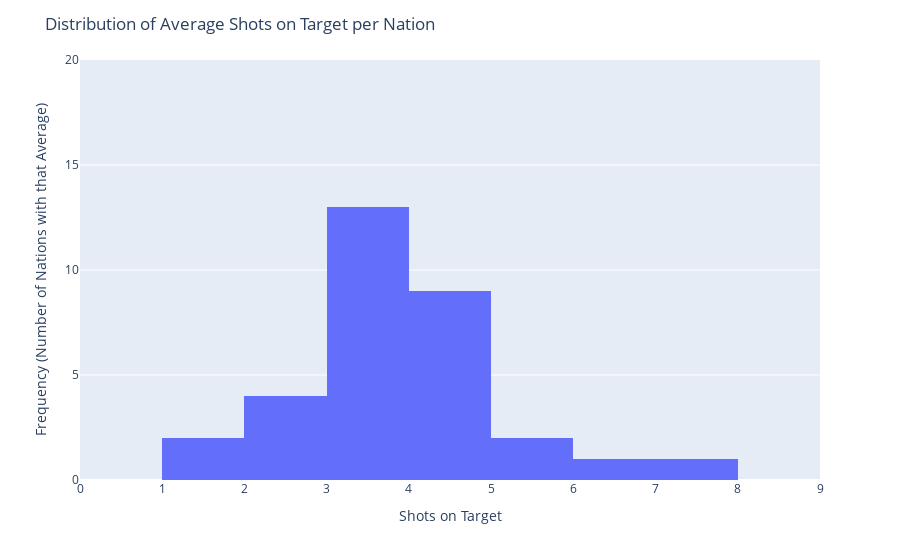

The cell this chart's notebook holds for it:
### Code cell
# Visualize distributions: Shots on Target

fig = px.histogram(nationsDf_18, x="Shots on Target", nbins=10)
fig.update_layout(title="Distribution of Average Shots on Target per Nation",
                  xaxis_title="Shots on Target",
                  yaxis_title="Frequency (Number of Nations with that Average)",
                  xaxis=dict(range=[0, 9]),
                  yaxis=dict(range=[0, 20]))
fig.show()

### Figure 1 — Plotly figure (JSON) as saved in the notebook; plotly's stock layout.template omitted (floating-point values rounded to 4 significant figures)
{"data": [{"alignmentgroup": "True", "bingroup": "x", "hoverlabel": {"namelength": 0}, "hovertemplate": "Shots on Target=%{x}<br>count=%{y}", "legendgroup": "", "marker": {"color": "#636efa"}, "name": "", "nbinsx": 10, "offsetgroup": "", "orientation": "v", "showlegend": false, "type": "histogram", "x": [4.5, 2.67, 5.71, 7.6, 3, 3, 4.14, 3, 1.67, 3.57, 4.29, 6.67, 4, 1.33, 4, 3.25, 3.33, 3, 2.67, 3.67, 2.67, 3.5, 3.8, 3.33, 4, 2.33, 3.67, 5.25, 4.2, 3.5, 4.33, 4.4], "xaxis": "x", "yaxis": "y"}], "layout": {"barmode": "relative", "legend": {"tracegroupgap": 0}, "margin": {"t": 60}, "title": {"text": "Distribution of Average Shots on Target per Nation"}, "xaxis": {"anchor": "y", "domain": [0, 1], "range": [0, 9], "title": {"text": "Shots on Target"}}, "yaxis": {"anchor": "x", "domain": [0, 1], "range": [0, 20], "title": {"text": "Frequency (Number of Nations with that Average)"}}}}
